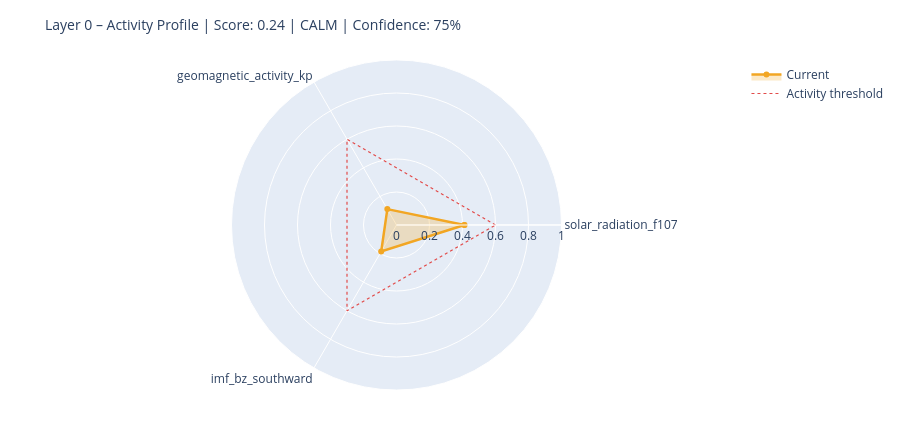

Write notebook code for a chart like this one.
### Markdown cell above
---
## 6. State Assessment & Handoff to Layer 1

### Code cell
# ============================================================
# STEP 1 – Collect raw values with source modes
# Mode: 'primary' | 'fallback_3h' | 'last_valid' | 'missing'
# ============================================================

def safe_last(df, col):
    if df is None or col not in df.columns: return None
    s = df[col].dropna()
    return float(s.iloc[-1]) if not s.empty else None

f107_now = safe_last(df_f107, 'f10.7')
bz_now   = safe_last(df_mag,  'bz_gsm')
kp_now   = safe_last(df_kp,   'kp')
sw_now   = safe_last(df_sw,   'speed')

source_modes = {
    'F10.7':    'primary'  if f107_now is not None else 'missing',
    'Kp':       'primary'  if kp_now   is not None else 'missing',
    'IMF_Bz':   'primary'  if bz_now   is not None else 'missing',
    'SW_speed': 'primary'  if sw_now   is not None else 'missing',
}

# Kp Fallback – 3h endpoint
if kp_now is None:
    try:
        r = requests.get(
            'https://services.swpc.noaa.gov/json/noaa-planetary-k-index.json',
            timeout=10)
        r.raise_for_status()
        fb = pd.DataFrame(r.json())
        tc = next((c for c in fb.columns if 'time' in c.lower()), fb.columns[0])
        kc = next((c for c in fb.columns if 'kp' in c.lower() and c != tc), None)
        if kc:
            fb[kc] = fb[kc].astype(str).str.extract(r'([0-9]+(?:\.[0-9]*)?)')[0]
            fb[kc] = pd.to_numeric(fb[kc], errors='coerce')
            fb = fb[fb[kc] >= 0].dropna(subset=[kc])
            if not fb.empty:
                kp_now = float(fb[kc].iloc[-1])
                source_modes['Kp'] = 'fallback_3h'
                print(f'  Kp fallback (3h): {kp_now:.1f}')
    except Exception as e:
        print(f'  Kp fallback failed: {e}')

# Solar Wind Fallback – last valid value
if sw_now is None and df_sw is not None and 'speed' in df_sw.columns:
    s = df_sw['speed'].dropna()
    if not s.empty:
        sw_now = float(s.iloc[-1])
        source_modes['SW_speed'] = 'last_valid'
        print(f'  SW fallback (last_valid): {sw_now:.0f} km/s')

print()
print('Source modes:', source_modes)

# ============================================================
# STEP 2 – Score from available components only
# ============================================================

def norm(v, lo, hi):
    if v is None: return None
    return max(0.0, min(1.0, (v - lo) / (hi - lo)))

COMPONENTS = {
    'solar_radiation_f107':    (f107_now, norm(f107_now, 60, 250)),
    'geomagnetic_activity_kp': (kp_now,   norm(kp_now,   0,   9)),
    'imf_bz_southward':        (bz_now,   norm(-(bz_now or 0) if bz_now else None, -5, 30)
                                           if bz_now is not None else None),
    'solar_wind_speed':        (sw_now,   norm(sw_now, 300, 800)),
}

available   = {k: v[1] for k, v in COMPONENTS.items() if v[1] is not None}
unavailable = [k for k, v in COMPONENTS.items() if v[1] is None]

layer0_score = round(sum(available.values()) / len(available), 4) if available else None
confidence   = round(len(available) / len(COMPONENTS), 2)

level = ('unknown'  if layer0_score is None
         else 'calm'     if layer0_score < 0.3
         else 'moderate' if layer0_score < 0.6
         else 'active')

# ============================================================
# STEP 3 – Dominant Driver
# ============================================================

def dominant_driver(kp, f107, bz, sw):
    candidates = []
    if kp   is not None and kp   >= 4:   candidates.append(('geomagnetic',    kp / 9))
    if sw   is not None and sw   >= 500:  candidates.append(('solar_wind',     sw / 800))
    if bz   is not None and bz   <= -5:   candidates.append(('imf_southward',  abs(bz) / 30))
    if f107 is not None and f107 >= 150:  candidates.append(('solar_radiation',f107 / 250))
    return max(candidates, key=lambda x: x[1])[0] if candidates else 'none'

driver = dominant_driver(kp_now, f107_now, bz_now, sw_now)

# ============================================================
# STEP 4 – Downstream expectations
# ============================================================

def downstream_expectation(driver, score, kp, bz, f107):
    exp = {
        'magnetosphere':        'calm',
        'ionosphere':           'calm',
        'schumann_resonance':   'unchanged',
        'lithosphere_currents': 'low',
    }
    if driver == 'geomagnetic' or (kp and kp >= 5):
        exp['magnetosphere']        = 'compressed / storm'
        exp['ionosphere']           = 'elevated disturbance (TEC variability)'
        exp['schumann_resonance']   = 'elevated amplitude possible'
        exp['lithosphere_currents'] = 'elevated induction currents'
    elif driver == 'imf_southward' or (bz and bz <= -5):
        exp['magnetosphere']        = 'energy coupling active'
        exp['ionosphere']           = 'elevated electron density possible'
        exp['schumann_resonance']   = 'slight modulation possible'
    elif driver == 'solar_radiation' or (f107 and f107 >= 150):
        exp['ionosphere']           = 'elevated ionization (F-layer)'
        exp['schumann_resonance']   = 'slightly elevated background activity'
    return exp

downstream = downstream_expectation(driver, layer0_score, kp_now, bz_now, f107_now)

# ============================================================
# CONSOLE OUTPUT
# ============================================================

W = 58
print('=' * W)
print('LAYER 0 – STATE ASSESSMENT')
print('=' * W)
for name, (raw_v, score_v) in COMPONENTS.items():
    if score_v is not None:
        bar = '█' * int(score_v * 20) + '░' * (20 - int(score_v * 20))
        print(f'  {name:<35}  {bar}  {score_v:.2f}')
    else:
        print(f'  {name:<35}  {"─" * 20}  n/a')
print('-' * W)
print(f'  Score ({len(available)}/{len(COMPONENTS)} components):  {layer0_score:.3f}')
print(f'  Confidence:         {confidence:.0%}')
print(f'  Level:              {level.upper()}')
print(f'  Dominant Driver:    {driver}')

# Radar chart
cats = list(available.keys())
vals = list(available.values())
if len(cats) >= 3:
    fig = go.Figure()
    fig.add_trace(go.Scatterpolar(
        r=vals + [vals[0]], theta=cats + [cats[0]],
        fill='toself', fillcolor='rgba(242,166,35,0.25)',
        line=dict(color='#F2A623', width=2.5), name='Current'
    ))
    fig.add_trace(go.Scatterpolar(
        r=[0.6] * (len(cats) + 1), theta=cats + [cats[0]],
        line=dict(color='#E24B4A', dash='dot', width=1.2),
        mode='lines', name='Activity threshold'
    ))
    fig.update_layout(
        title=dict(text=f'Layer 0 – Activity Profile | Score: {layer0_score:.2f} | {level.upper()} | Confidence: {confidence:.0%}',
                   font=dict(size=14)),
        polar=dict(radialaxis=dict(visible=True, range=[0, 1])),
        height=430, showlegend=True,
        margin=dict(l=60, r=60, t=60, b=40)
    )
    fig.show()

### Figure 1 — Plotly figure (JSON) as saved in the notebook; plotly's stock layout.template omitted (floating-point values rounded to 4 significant figures)
{"data": [{"fill": "toself", "fillcolor": "rgba(242,166,35,0.25)", "line": {"color": "#F2A623", "width": 2.5}, "name": "Current", "r": [0.4116, 0.1111, 0.1854, 0.4116], "theta": ["solar_radiation_f107", "geomagnetic_activity_kp", "imf_bz_southward", "solar_radiation_f107"], "type": "scatterpolar"}, {"line": {"color": "#E24B4A", "dash": "dot", "width": 1.2}, "mode": "lines", "name": "Activity threshold", "r": [0.6, 0.6, 0.6, 0.6], "theta": ["solar_radiation_f107", "geomagnetic_activity_kp", "imf_bz_southward", "solar_radiation_f107"], "type": "scatterpolar"}], "layout": {"height": 430, "margin": {"b": 40, "l": 60, "r": 60, "t": 60}, "polar": {"radialaxis": {"range": [0, 1], "visible": true}}, "showlegend": true, "title": {"font": {"size": 14}, "text": "Layer 0 – Activity Profile | Score: 0.24 | CALM | Confidence: 75%"}}}
